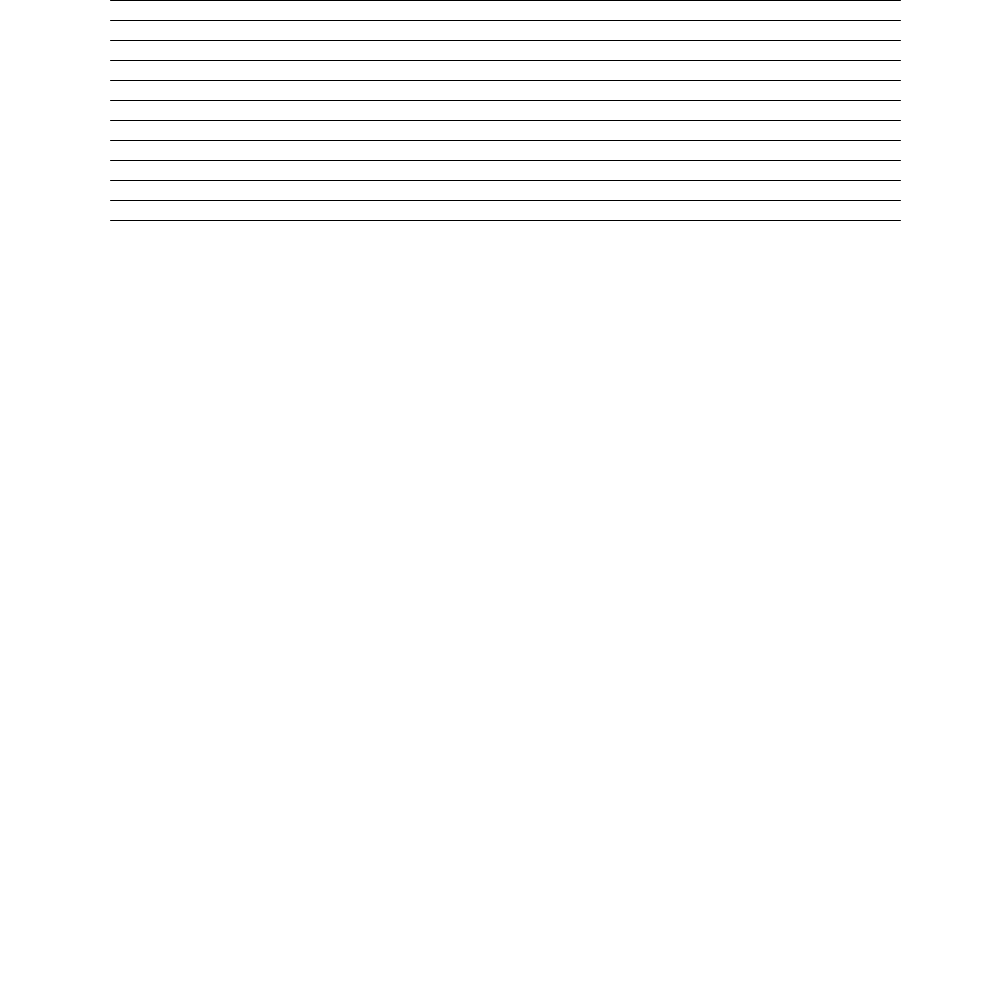
Frame 1 (no input)
Frame 60 (the mouse pressed at the canvas centre just before this capture): identical to frame 1, image omitted
Frame 120 (the mouse held since frame 60 and released just before this capture): identical to frame 1, image omitted

The Processing sketch that drew this single still picture (run headless with seeded random() and noise(); from frame 60 on, the mouse is pressed at the canvas centre):

// Processing sketch: Assignment_2_Loops_components
// ── Assignment_2_Loops_components.pde
void setup() {
size(1000,1000);
}

void draw() {
  background(255);
  int i = 0;
  while (i < 230) {
  line(110, i, 900, i);
  i = i + 20; 
    
  }
}
